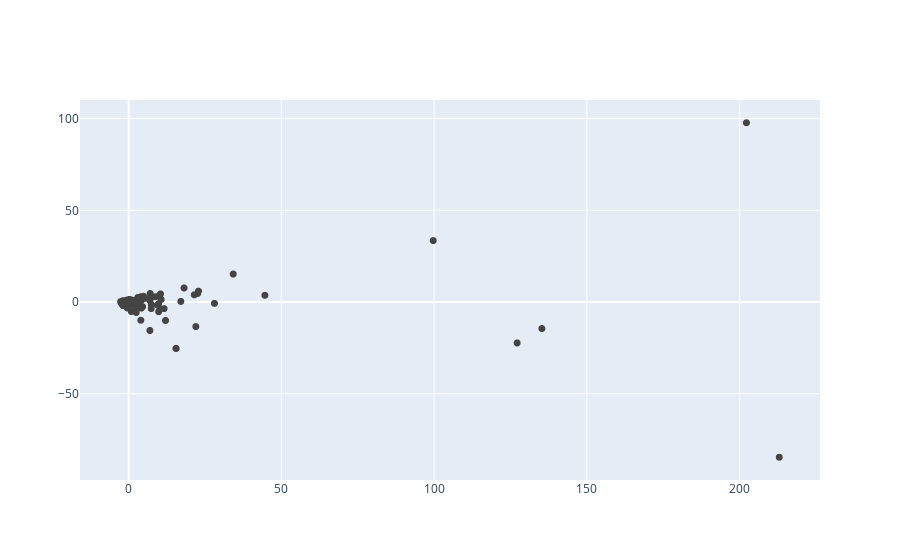

The cell this chart's notebook holds for it:
### Code cell
# artist_region_pca_features = pca.fit_transform(artist_region_scaled)
# df_region_PCA = pd.DataFrame(artist_region_pca_features, columns=['pc1', 'pc2', 'pc3', 'pc4', 'pc5', 'pc6','pc7', 'pc8', 'pc9','pc10'])       

# the success label for PCA features
success_series = feature_region.reset_index().artist_name
success_label_pca = success_series.isin(success_artist)
# df_region_PCA['success'] = success_label_pca
# df_region_PCA

# plotly
import plotly.graph_objects as go
import numpy as np

fig = go.Figure(data=go.Scattergl(
    x = artist_region_pca_features[:,0], # non-uniform distribution
    y = artist_region_pca_features[:,1], # zoom to see more points at the center
    mode='markers',
    marker=dict(
        color=success_label_pca,
        colorscale='Jet',
        line_width=1
    )
))

fig.show()

### Figure 1 — Plotly figure (JSON) as saved in the notebook; plotly's stock layout.template omitted (floating-point values rounded to 4 significant figures; data arrays with more than 128 entries replaced by an {"elided": "..."} marker saying what was removed)
{"data": [{"marker": {"color": {"elided": "606 bool values"}, "colorscale": [[0, "rgb(0,0,131)"], [0.2, "rgb(0,60,170)"], [0.4, "rgb(5,255,255)"], [0.6, "rgb(255,255,0)"], [0.8, "rgb(250,0,0)"], [1, "rgb(128,0,0)"]], "line": {"width": 1}}, "mode": "markers", "type": "scattergl", "x": {"elided": "606 float values"}, "y": {"elided": "606 float values"}}], "layout": {}}
